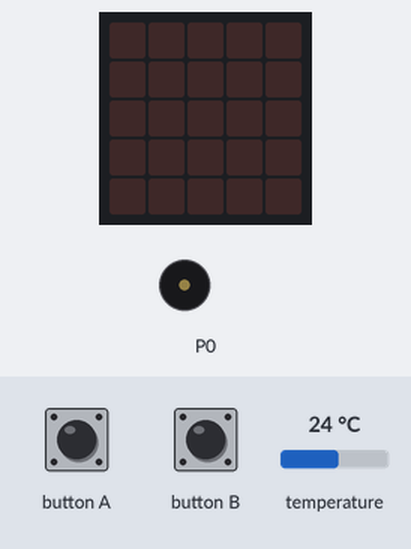
Simulated run of this program. Board: BBC micro:bit (MakeCode). On the bench: the board's 5×5 LED display, buzzer (waves = sounding). Inputs (shaded band) come from the test bench; at power-on: temperature 24 °C.

Above: at 1.2 s.
1.3 s: button A pressed for 0.15 s
At 2.3 s:
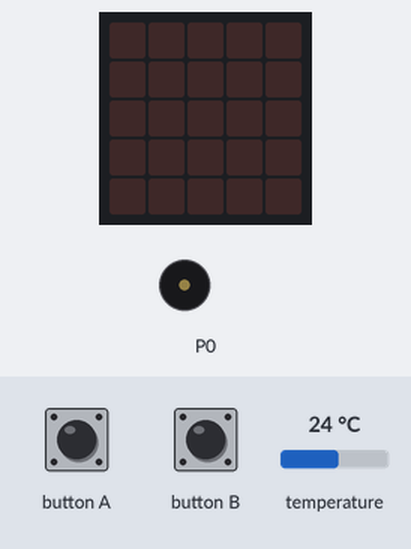
4.4 s: button B pressed for 0.15 s
At 20.6 s:
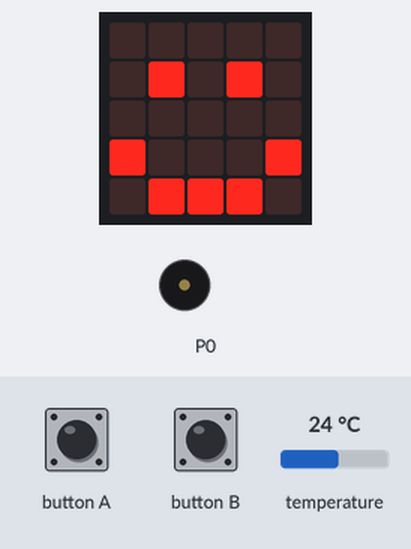
Timing chart, 0 to 21.1 s (numbered marks = the images above; inputs shaded):
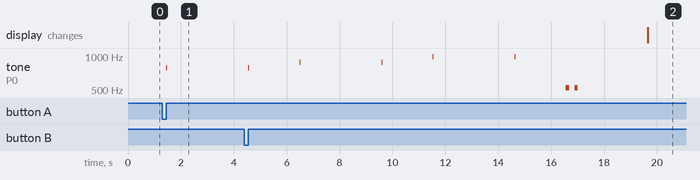

Measured:
- after the input at 1.3 s, tone on P0: silent → 784 Hz after 0.15 s, → silent 0.03 s later
- after the input at 4.4 s, the display: changes after 15.3 s (image 2)

The program:

main.ts
```typescript
input.onButtonPressed(Button.A, function () {
    tomarTemperatura()
    if (Promedio >= 30) {
        music.playTone(523, music.beat(BeatFraction.Double))
        music.playTone(131, music.beat(BeatFraction.Double))
    } else {
        music.playTone(523, music.beat(BeatFraction.Quarter))
        basic.pause(200)
        music.playTone(523, music.beat(BeatFraction.Quarter))
    }
})
function tomarTemperatura () {
    T1 = input.temperature()
    music.playTone(784, music.beat(BeatFraction.Sixteenth))
    basic.pause(5000)
    T2 = input.temperature()
    music.playTone(880, music.beat(BeatFraction.Sixteenth))
    basic.pause(5000)
    music.playTone(988, music.beat(BeatFraction.Sixteenth))
    T3 = input.temperature()
    Promedio = (T1 + T2 + T3) / 3
    basic.pause(5000)
}
input.onButtonPressed(Button.B, function () {
    tomarTemperatura()
    if (Promedio >= 30) {
        basic.showIcon(IconNames.Sad)
    } else {
        basic.showIcon(IconNames.Happy)
    }
    basic.pause(200)
})
let T3 = 0
let T2 = 0
let T1 = 0
let Promedio = 0
Promedio = 0
T1 = 0
```

test.ts
```typescript
// aquí va el archivo "tests"; esto no se compilará cuando este paquete se utilice como una extensión.
```
